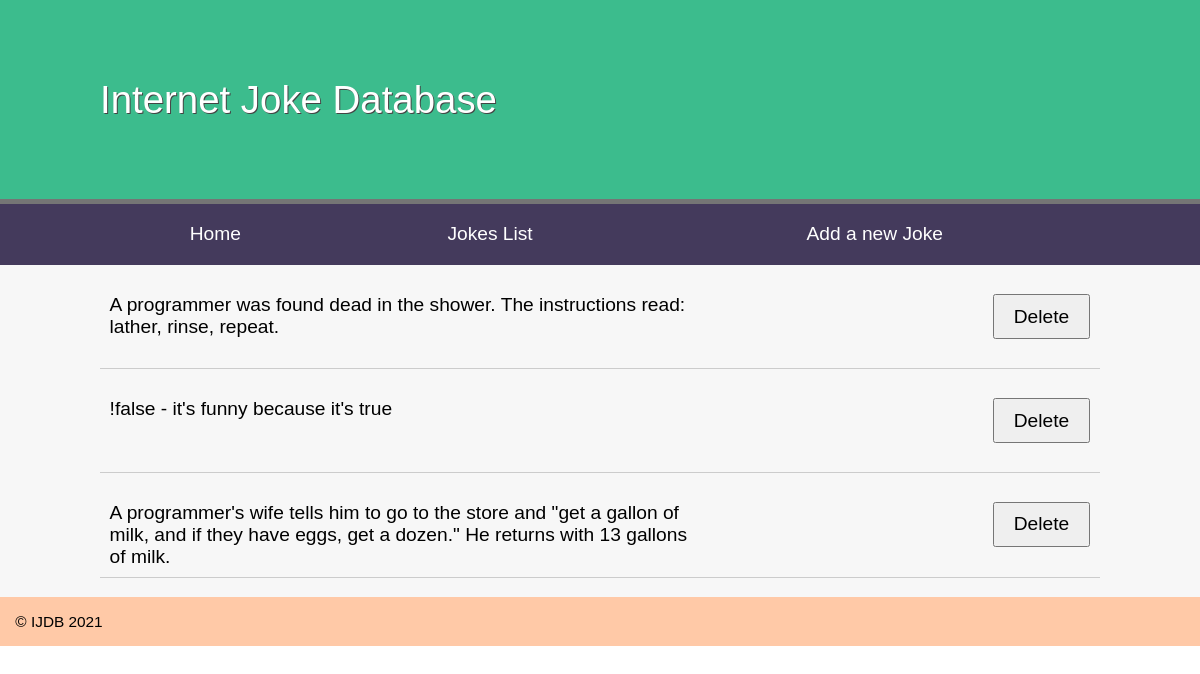
/jokes.php, run on the app's committed database.
### tables this page shows
CREATE TABLE `joke` (
  `id` int(11) NOT NULL,
  `joketext` text DEFAULT NULL,
  `jokedate` date DEFAULT NULL
);

### public/jokes.php (called while the page is built, shortened)
<?php
try{
	$pdo = new PDO('mysql:host=localhost;dbname=ijdb;charset=utf8mb4', 'ijdbuser', 'mypassword');
	$sql ='SELECT `id`, `joketext` FROM `joke`';
  $jokes = $pdo->query($sql);
	include __DIR__.'/../templates/jokes.html.php';
	$output=ob_get_clean();
}
catch (PDOException $e){
	$output = 'Database error: ' . $e->getMessage() . ' in ' .
  $e->getFile() . ':' . $e->getLine();
}
include __DIR__ . '/../templates/layout.html.php';

### templates/jokes.html.php (the view, shortened to what this page needs)
<?php foreach ($jokes as $joke): ?>
<blockquote>
  <p>
  <?=htmlspecialchars($joke['joketext'], ENT_QUOTES, 'UTF-8')?>
  <form action="deletejoke.php" method="post">
    <input type="submit" value="Delete">
  </form>
  </p>
</blockquote>
<?php endforeach; ?>

### templates/layout.html.php (shortened to what this page needs)
<!doctype html>
<html>
  <head>
    <link rel="stylesheet" href="jokes.css">
  </head>
  <body>
  <header>
    <h1>Internet Joke Database</h1>
  </header>
  <nav>
    <ul>
      <li><a href="index.php">Home</a></li>
      <li><a href="jokes.php">Jokes List</a></li>
      <li><a href="addjoke.php">Add a new Joke</a></li>
    </ul>
  </nav>
  <main>
  <?=$output?>
  </main>
  <footer>
  &copy; IJDB 2021
  </footer>
  </body>
</html>

### public/jokes.css (style rules this page uses)
* { margin: 0; padding: 0; }
body { font-family: Arial, Helvetica, Sans-serif; }
header { display: block; background-color: #3cbc8d; padding: 20px; border-bottom: 5px solid #757575; }
h1 { font-weight: normal; padding: 1.5em; color: white; text-shadow: 1px 1px 0px #444; width: 1000px; margin: auto; }
nav { background-color: #443A5C; }
nav a { color: white; text-decoration: none; }
nav ul { display: table; width: 1000px; margin: auto; }
nav li { display: table-cell; text-align: center; padding: 1em; }
main { overflow: auto; min-height: 30vh; background-color: #f7f7f7; width: 1000px; margin: auto; box-shadow: -1000px 0 0 #f7f7f7, 1000px 0 0 #f7f7f7; padding-top: 20px; }
footer { padding: 1em; background-color: #FFC9A7; font-size: 0.8em; }
p { margin-bottom: 1em; }
body { font-size: 1.2em; font-family: arial, helvetica, sans-serif }
input, label, select, textarea { float: left; width: 15em; margin-bottom: 1em; padding: 0.5em; }
input[type="submit"] { margin-left: 15em; width: auto; padding: 0.5em 1em; clear: both; font-size: 1em; }
form { overflow: auto; clear: both; display: block; }
blockquote { display: table; margin-bottom: 1em; border-bottom: 1px solid #ccc; padding: 0.5em; }
blockquote p { display: table-cell; width: 90%; vertical-align: top; }
blockquote form { display: table-cell; width: 10%; }

### data on the page
joke: joketext "A programmer was found dead in the shower. The instructions read: lather, rinse, repeat."
joke: joketext "!false - it's funny because it's true"
joke: joketext "A programmer's wife tells him to go to the store and \"get a gallon of milk, and if they have eggs, get a dozen.\" He returns with 13 gallons of milk."
